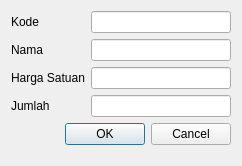
<?xml version="1.0" encoding="UTF-8"?>
<ui version="4.0">
 <class>Dialog</class>
 <widget class="QDialog" name="Dialog">
  <property name="geometry">
   <rect>
    <x>0</x>
    <y>0</y>
    <width>242</width>
    <height>166</height>
   </rect>
  </property>
  <property name="windowTitle">
   <string>Dialog</string>
  </property>
  <layout class="QFormLayout" name="formLayout">
   <item row="0" column="0">
    <widget class="QLabel" name="label">
     <property name="text">
      <string>Kode</string>
     </property>
    </widget>
   </item>
   <item row="0" column="1">
    <widget class="QLineEdit" name="lineEditKode"/>
   </item>
   <item row="1" column="0">
    <widget class="QLabel" name="label_2">
     <property name="text">
      <string>Nama</string>
     </property>
    </widget>
   </item>
   <item row="1" column="1">
    <widget class="QLineEdit" name="lineEditNama"/>
   </item>
   <item row="2" column="0">
    <widget class="QLabel" name="label_3">
     <property name="text">
      <string>Harga Satuan</string>
     </property>
    </widget>
   </item>
   <item row="2" column="1">
    <widget class="QLineEdit" name="lineEditHarga"/>
   </item>
   <item row="3" column="0">
    <widget class="QLabel" name="label_4">
     <property name="text">
      <string>Jumlah</string>
     </property>
    </widget>
   </item>
   <item row="3" column="1">
    <widget class="QLineEdit" name="lineEditJumlah"/>
   </item>
   <item row="4" column="0" colspan="2">
    <widget class="QDialogButtonBox" name="buttonBox">
     <property name="orientation">
      <enum>Qt::Horizontal</enum>
     </property>
     <property name="standardButtons">
      <set>QDialogButtonBox::Cancel|QDialogButtonBox::Ok</set>
     </property>
    </widget>
   </item>
  </layout>
 </widget>
 <resources/>
 <connections>
  <connection>
   <sender>buttonBox</sender>
   <signal>rejected()</signal>
   <receiver>Dialog</receiver>
   <slot>reject()</slot>
   <hints>
    <hint type="sourcelabel">
     <x>316</x>
     <y>260</y>
    </hint>
    <hint type="destinationlabel">
     <x>286</x>
     <y>274</y>
    </hint>
   </hints>
  </connection>
  <connection>
   <sender>buttonBox</sender>
   <signal>accepted()</signal>
   <receiver>Dialog</receiver>
   <slot>accept()</slot>
   <hints>
    <hint type="sourcelabel">
     <x>248</x>
     <y>254</y>
    </hint>
    <hint type="destinationlabel">
     <x>157</x>
     <y>274</y>
    </hint>
   </hints>
  </connection>
 </connections>
</ui>
